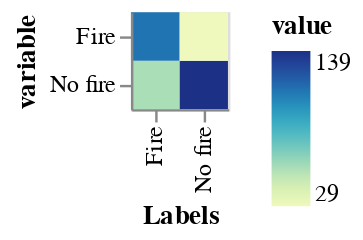

Notebook source saved alongside this figure:
### Code cell
alt.Chart(cmDf).mark_rect().encode(
    x='Labels',
    y='variable',
    color='value'
)

### Figure 1 — Vega-Lite specification as saved in the notebook (floating-point values rounded to 4 significant figures)
{"config": {"view": {"continuousWidth": 400, "continuousHeight": 300}}, "data": {"name": "data-59f56fe009ea893c61973bceb404d70f"}, "mark": "rect", "encoding": {"color": {"type": "quantitative", "field": "value"}, "x": {"type": "nominal", "field": "Labels"}, "y": {"type": "nominal", "field": "variable"}}, "$schema": "https://vega.github.io/schema/vega-lite/v4.8.1.json", "datasets": {"data-59f56fe009ea893c61973bceb404d70f": [{"Labels": "No fire", "variable": "No fire", "value": 139}, {"Labels": "Fire", "variable": "No fire", "value": 56}, {"Labels": "No fire", "variable": "Fire", "value": 29}, {"Labels": "Fire", "variable": "Fire", "value": 111}]}}
